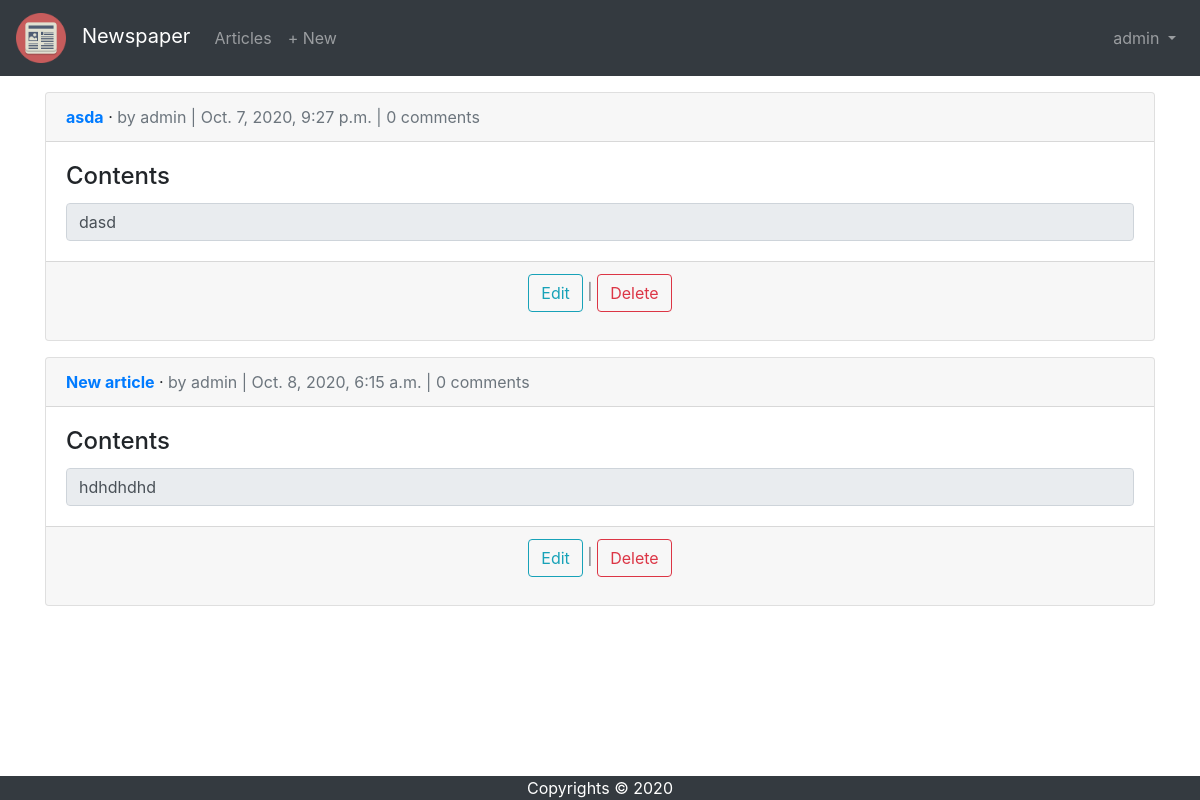
The page /articles/ (signed in) on the database its author committed.
### users/models.py (models this page shows)
class CustomUser(AbstractUser):
    age = models.PositiveIntegerField(null=True, blank=True)

### articles/models.py (models this page shows, shortened)
class Article(models.Model):
    title = models.CharField(max_length=255)
    body = models.TextField()
    date = models.DateTimeField(auto_now_add=True)
    author = models.ForeignKey(
        to=get_user_model(),
        on_delete=models.CASCADE
    )
    likes = models.ManyToManyField(
        to=get_user_model(),
        related_name='liked_articles',
        blank=True,
        null=True,
    )
    def get_display_rows_count(self) -> int:
        return min(MAX_ROWS_FOR_ARTICLE, len(self.body.split('\n')))

### articles/views.py (the view)
# urls.py: path('', ArticleListView.as_view(), name='article_list'),
class ArticleListView(ListView):
    model = Article
    context_object_name = 'articles'
    template_name = 'article_list.html'

### templates/article_list.html (shortened to what this page needs)
{% extends 'base.html' %}
{% block content %}
    {% for article in articles %}
        <div class="card mt-3">
            <div class="card-header">
                <span class="font-weight-bold"><a href="{% url 'article_detail' article.pk %}">{{ article.title }}</a></span> &middot;
                <span class="text-muted"> by {{ article.author }} |
                    {{ article.date }} |
                    {{ article.comments.count }} comments</span>
            </div>
            <div class="card-body">
                <h4 class="card-title">Contents</h4>
                <textarea readonly rows="{{ article.get_display_rows_count }}" class="form-control card-text" style="resize: none;">{{ article.body }}</textarea>
            </div>
            <div class="card-footer text-center text-muted">
            <p><a class="btn btn-outline-info" href="{% url 'article_edit' article.pk %}">Edit</a> |
            <a class="btn btn-outline-danger" href="{% url 'article_delete' article.pk %}">Delete</a></p>
            </div>
        </div>
    {% endfor %}
{% endblock content %}

### templates/base.html (shortened to what this page needs)
{% load static %}
<!DOCTYPE html>
<html lang="en">
<head>
    <link rel="stylesheet" href="https://stackpath.bootstrapcdn.com/bootstrap/4.5.0/css/bootstrap.min.css"
>
    <link rel="stylesheet" href="https://stackpath.bootstrapcdn.com/font-awesome/4.7.0/css/font-awesome.min.css">
</head>
<body>
<nav class="navbar navbar-expand-lg navbar-dark bg-dark">
    <a class="navbar-brand" href="{% url 'home' %}"><img src="{% static 'images/favicon.ico' %}" alt="" width="50" height="50" class="mr-3">Newspaper</a>
    <div class="collapse navbar-collapse" id="navbarSupportedContent">
        <ul class="navbar-nav">
            <li class="nav-item">
                <a class="nav-link" href="{% url 'article_list' %}">Articles</a>
            </li>
        </ul>
        {% if user.is_authenticated %}
            <ul class="navbar-nav mr-auto">
                <li class="nav-item">
                    <a class="nav-link" href="{% url 'article_create' %}">+ New</a>
                </li>
            </ul>
            <ul class="navbar-nav ml-auto">
                <li class="nav-item">
                    <a class="nav-link dropdown-toggle" href="#" id="navbarDropdown" role="button"
                       data-toggle="dropdown" aria-haspopup="true" aria-expanded="false">
                        {{ user.username }}
                    </a>
                </li>
            </ul>
        {% endif %}
    </div>
</nav>
<main>
    <div class="container">
        {% block content %}
        {% endblock content %}
    </div>
</main>
<footer class="container-fluid bg-dark mt-auto fixed-bottom text-white text-center">
    Copyrights &copy; {% now 'Y' %}
</footer>
</body>
</html>

### rows shown on the page
CustomUser: username "admin"
Article: title "asda", author "admin", date "Oct. 7, 2020, 9:27 p.m.", comments.count "0", get_display_rows_count "dasd"
Article: title "New article", author "admin", date "Oct. 8, 2020, 6:15 a.m.", comments.count "0", get_display_rows_count "hdhdhdhd"
